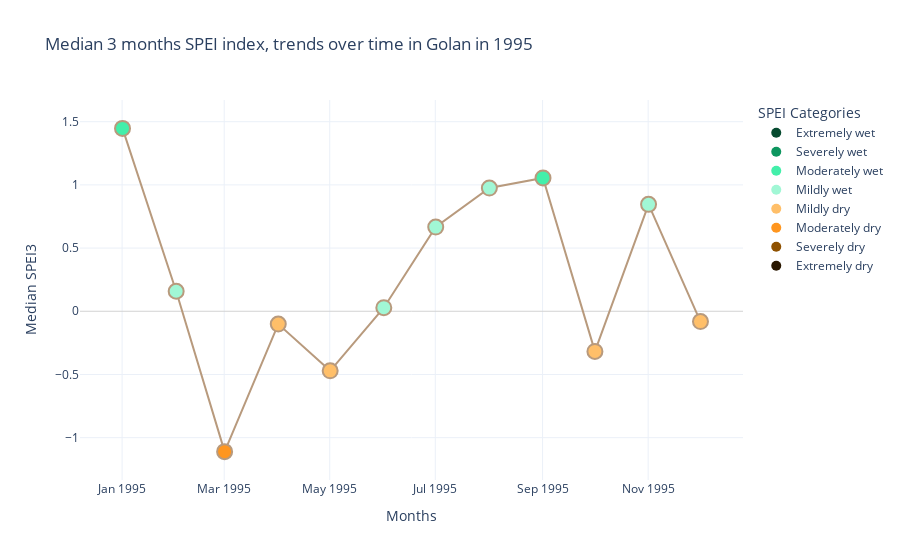

The cell this chart's notebook holds for it:
### Code cell
charts.create_linechart(stat_values, timescales, selected, placeholders)

### Figure 1 — Plotly figure (JSON) as saved in the notebook; plotly's stock layout.template omitted (floating-point values rounded to 4 significant figures)
{"data": [{"hoverinfo": "text", "line": {"color": "#B89A7D", "width": 2}, "marker": {"color": ["#43EFAA", "#A1F7D5", "#FF961F", "#FFBF69", "#FFBF69", "#A1F7D5", "#A1F7D5", "#A1F7D5", "#43EFAA", "#FFBF69", "#A1F7D5", "#FFBF69"], "line": {"color": "#B89A7D", "width": 2}, "size": 15}, "mode": "lines+markers", "name": "Median SPEI", "showlegend": false, "text": ["January 1995, median: 1.45", "February 1995, median: 0.16", "March 1995, median: -1.11", "April 1995, median: -0.10", "May 1995, median: -0.47", "June 1995, median: 0.03", "July 1995, median: 0.67", "August 1995, median: 0.98", "September 1995, median: 1.06", "October 1995, median: -0.32", "November 1995, median: 0.85", "December 1995, median: -0.08"], "type": "scatter", "x": ["1995-01-01T06:00:00.000000000", "1995-02-01T06:00:00.000000000", "1995-03-01T06:00:00.000000000", "1995-04-01T06:00:00.000000000", "1995-05-01T06:00:00.000000000", "1995-06-01T06:00:00.000000000", "1995-07-01T06:00:00.000000000", "1995-08-01T06:00:00.000000000", "1995-09-01T06:00:00.000000000", "1995-10-01T06:00:00.000000000", "1995-11-01T06:00:00.000000000", "1995-12-01T06:00:00.000000000"], "y": [1.447, 0.1585, -1.11, -0.1014, -0.4707, 0.02831, 0.6666, 0.9751, 1.055, -0.3175, 0.8459, -0.08118]}, {"hoverinfo": "none", "legendgroup": "colors", "marker": {"color": "#074B30", "size": 10}, "mode": "markers", "name": "Extremely wet", "showlegend": true, "type": "scatter", "x": [null], "y": [null]}, {"hoverinfo": "none", "legendgroup": "colors", "marker": {"color": "#0D965f", "size": 10}, "mode": "markers", "name": "Severely wet", "showlegend": true, "type": "scatter", "x": [null], "y": [null]}, {"hoverinfo": "none", "legendgroup": "colors", "marker": {"color": "#43EFAA", "size": 10}, "mode": "markers", "name": "Moderately wet", "showlegend": true, "type": "scatter", "x": [null], "y": [null]}, {"hoverinfo": "none", "legendgroup": "colors", "marker": {"color": "#A1F7D5", "size": 10}, "mode": "markers", "name": "Mildly wet", "showlegend": true, "type": "scatter", "x": [null], "y": [null]}, {"hoverinfo": "none", "legendgroup": "colors", "marker": {"color": "#FFBF69", "size": 10}, "mode": "markers", "name": "Mildly dry", "showlegend": true, "type": "scatter", "x": [null], "y": [null]}, {"hoverinfo": "none", "legendgroup": "colors", "marker": {"color": "#FF961F", "size": 10}, "mode": "markers", "name": "Moderately dry", "showlegend": true, "type": "scatter", "x": [null], "y": [null]}, {"hoverinfo": "none", "legendgroup": "colors", "marker": {"color": "#8F5100", "size": 10}, "mode": "markers", "name": "Severely dry", "showlegend": true, "type": "scatter", "x": [null], "y": [null]}, {"hoverinfo": "none", "legendgroup": "colors", "marker": {"color": "#291700", "size": 10}, "mode": "markers", "name": "Extremely dry", "showlegend": true, "type": "scatter", "x": [null], "y": [null]}], "layout": {"autosize": true, "legend": {"title": {"text": "SPEI Categories"}}, "plot_bgcolor": "rgba(0, 0, 0, 0)", "title": {"text": "Median 3 months SPEI index, trends over time in Golan in 1995"}, "xaxis": {"autorange": true, "range": ["1994-12-09 23:23:08.6127", "1995-12-23 12:36:51.3873"], "title": {"text": "Months"}, "type": "date"}, "yaxis": {"autorange": true, "range": [-1.327, 1.663], "title": {"text": "Median SPEI3"}, "type": "linear", "zeroline": true, "zerolinecolor": "#D3D3D3", "zerolinewidth": 1}}}
